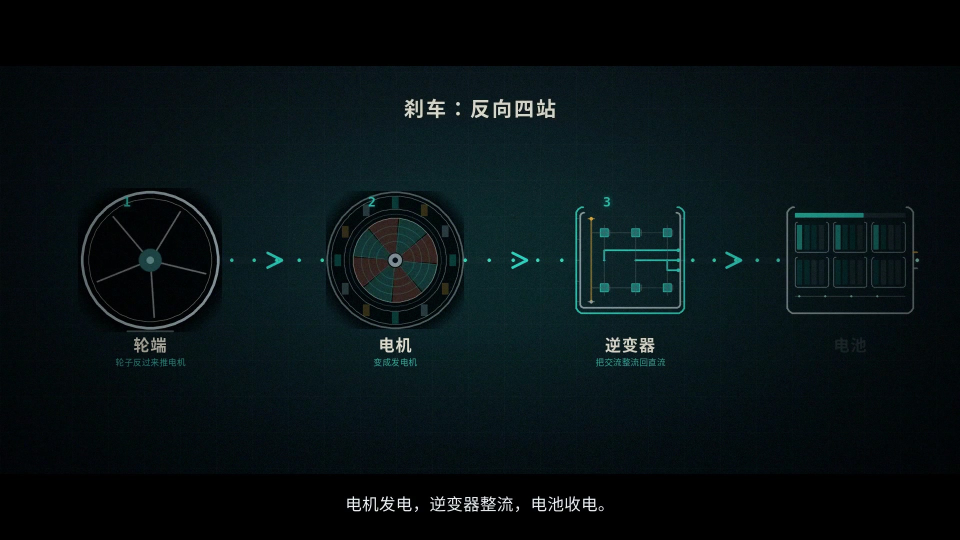
#> input picture 视频制作/ep08-regen/delivery/stills/still-02-energy-flow.jpg, 1920 x 1080 px, found by its file name (shown at 1/2 size)
$ python make_contact_sheet.py
#> lines starting #> are read from the running program, lines starting #| are printed output that depends on the picture
#!/usr/bin/env python3
# -*- coding: utf-8 -*-
"""把 delivery/stills 合成联系表（交付评论用）：3 列大图，9 帧静帧。"""
import os

from PIL import Image, ImageDraw, ImageFont

ROOT = os.path.dirname(os.path.abspath(__file__))
STILLS = os.path.join(ROOT, "delivery", "stills")
OUT = os.path.join(ROOT, "delivery", "contact-sheet.jpg")
COLS = 3
TW, TH = 560, 315
FONT = "/usr/share/fonts/truetype/dejavu/DejaVuSans-Bold.ttf"


def main():
    files = sorted(f for f in os.listdir(STILLS) if f.endswith(".jpg"))
    rows = (len(files) + COLS - 1) // COLS
    sheet = Image.new("RGB", (COLS * TW, rows * (TH + 28)), (8, 8, 10))
    d = ImageDraw.Draw(sheet)
    fnt = ImageFont.truetype(FONT, 15)
    for i, f in enumerate(files):
        im = Image.open(os.path.join(STILLS, f)).convert("RGB").resize((TW, TH))
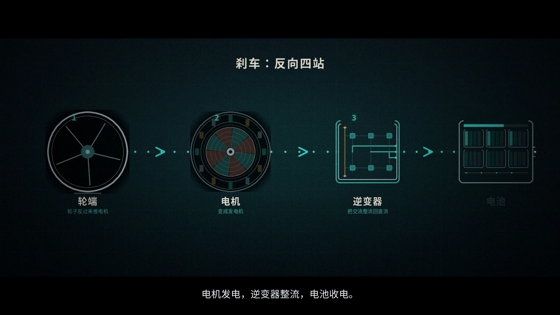
#> im: PIL image 560x315 RGB; mean R, G, B 7.8, 17.6, 20.1
        x, y = (i % COLS) * TW, (i // COLS) * (TH + 28)
        sheet.paste(im, (x, y))
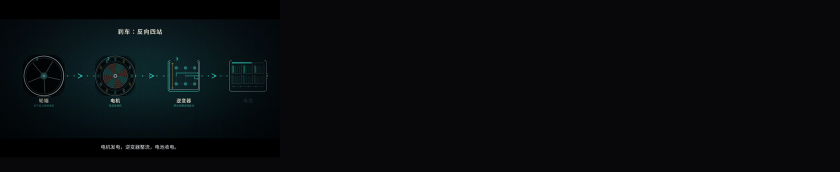
#> sheet: PIL image 1680x343 RGB (shown at 1/2 size); mean R, G, B 7.9, 10.9, 13.1
        d.text((x + 8, y + TH + 5), f[:-4], font=fnt, fill=(190, 196, 204))
#> pass 2 of the loop in main, `for i, f in enumerate(files):`:
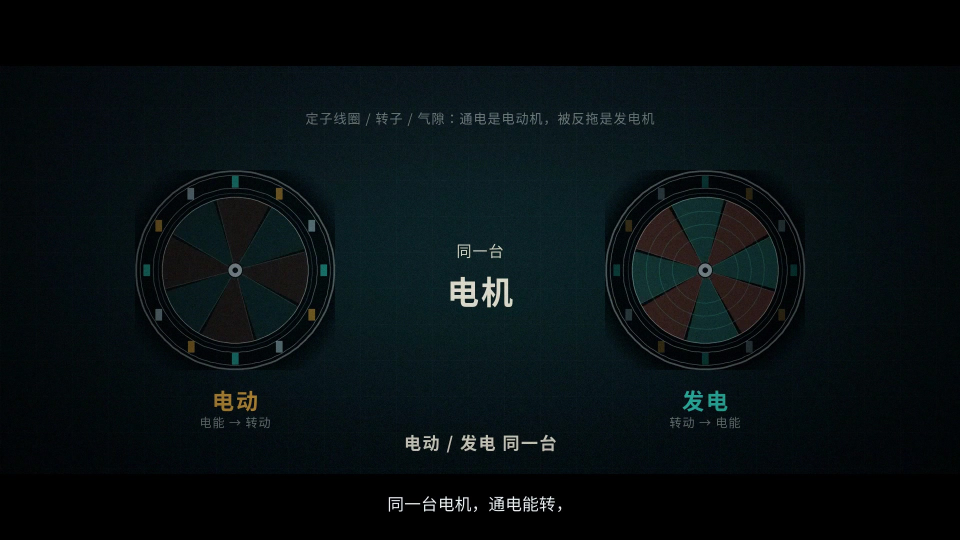
#> input picture 视频制作/ep08-regen/delivery/stills/still-03-motor-cutaway.jpg, 1920 x 1080 px, found by its file name (shown at 1/2 size)
#> in main, `im = Image.open(os.path.join(STILLS, f)).convert("RGB").resize((TW, TH))`:
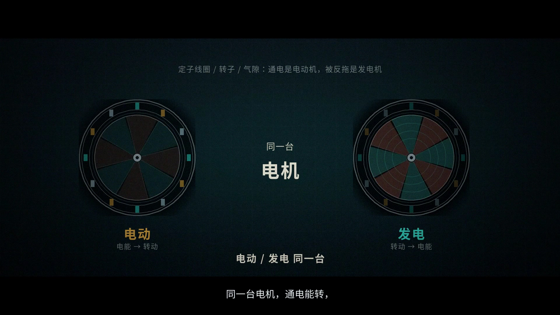
#> im: PIL image 560x315 RGB; mean R, G, B 7.8, 15.4, 17.8
#> in main, `sheet.paste(im, (x, y))`:
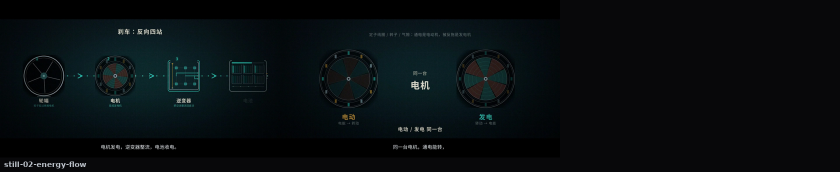
#> sheet: PIL image 1680x343 RGB (shown at 1/2 size); mean R, G, B 8.1, 13.4, 15.7
#> pass 3 of the loop in main, `for i, f in enumerate(files):`:
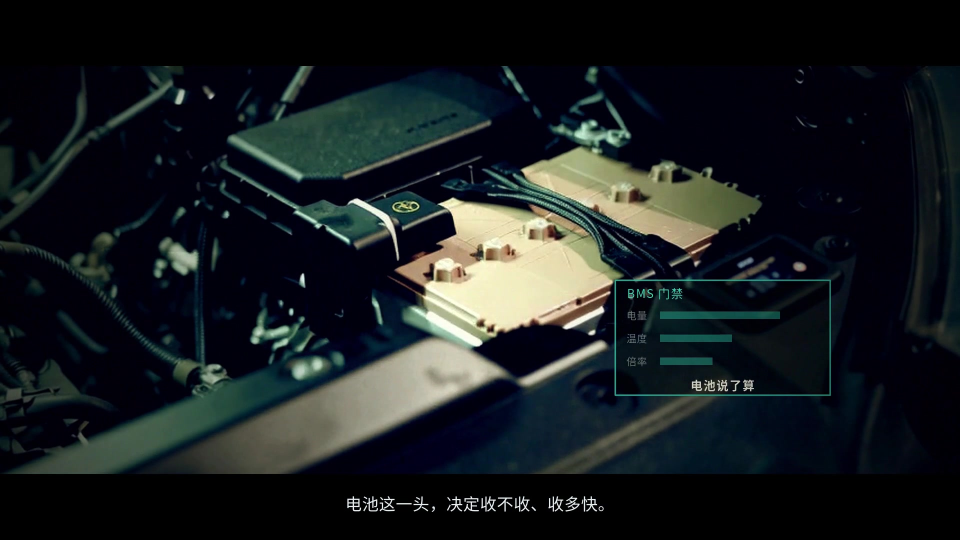
#> input picture 视频制作/ep08-regen/delivery/stills/still-04-inverter-battery.jpg, 1920 x 1080 px, found by its file name (shown at 1/2 size)
#> in main, `im = Image.open(os.path.join(STILLS, f)).convert("RGB").resize((TW, TH))`:
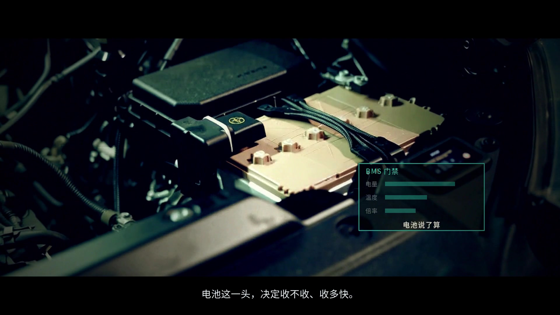
#> im: PIL image 560x315 RGB; mean R, G, B 25, 29.8, 31.9
#> in main, `sheet.paste(im, (x, y))`:
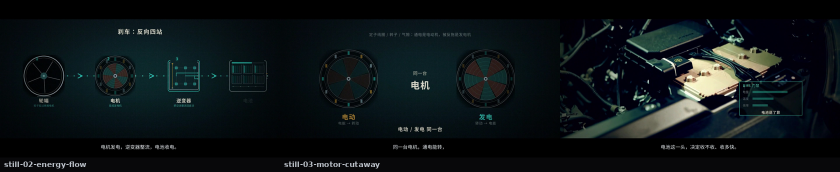
#> sheet: PIL image 1680x343 RGB (shown at 1/2 size); mean R, G, B 13.5, 20.3, 22.7
    sheet.save(OUT, quality=88)
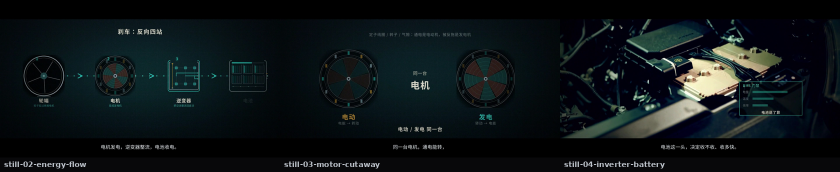
#> saved as contact-sheet.jpg: PIL image 1680x343 RGB (shown at 1/2 size); mean R, G, B 13.8, 20.6, 23
    print(OUT, sheet.size)
#| 视频制作/ep06-dialogue/delivery/contact-sheet.jpg (1680, 343)


if __name__ == "__main__":
    main()
